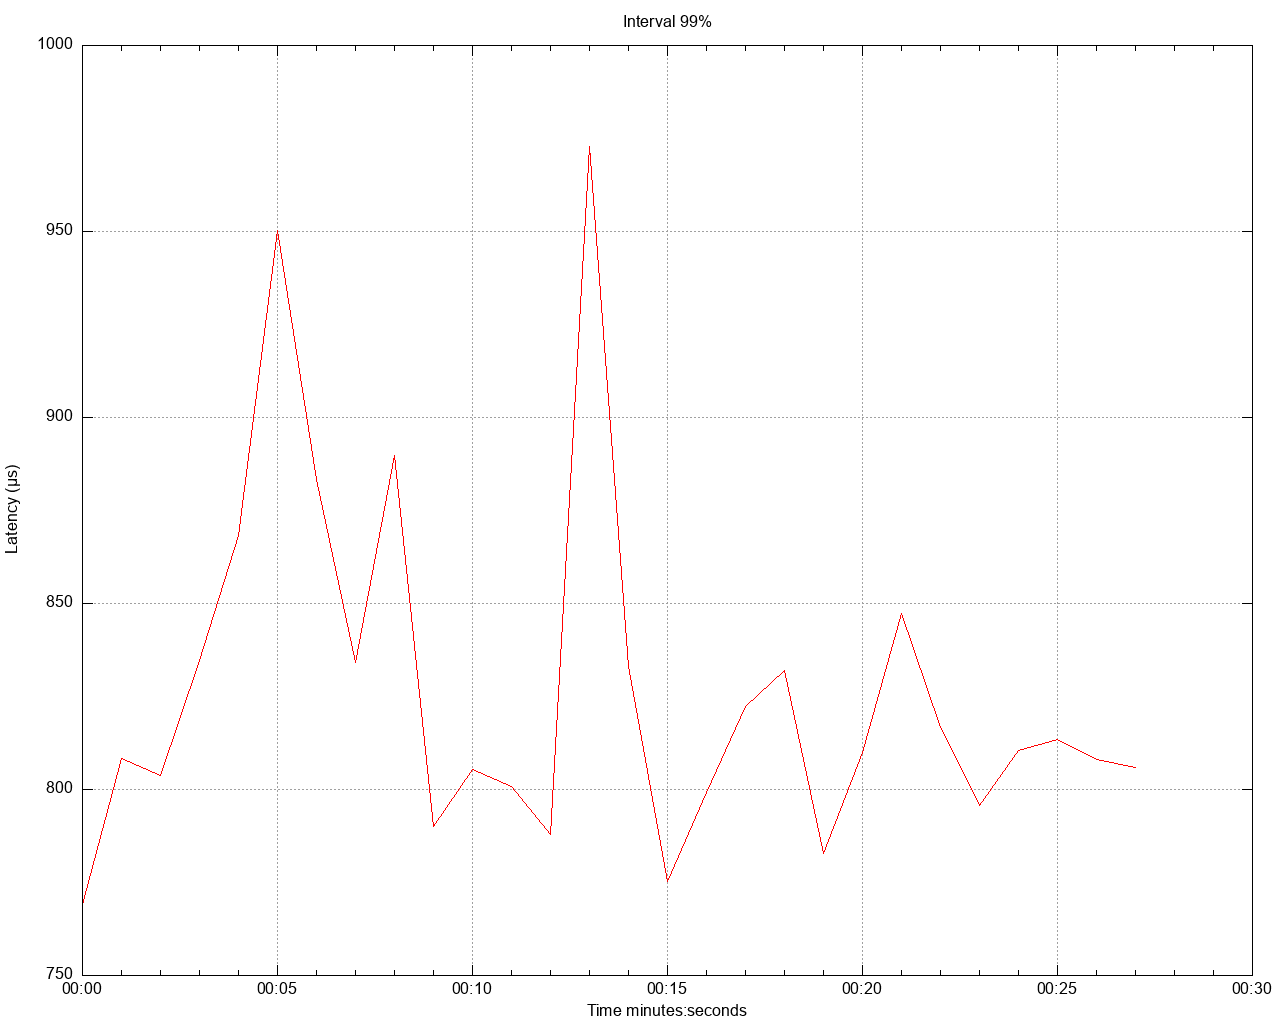

gnuplot code for this plot:
set title 'Interval 99%' noenhanced
set style data lines
set datafile separator ","
set terminal png size 1280,1024
set grid
set key below
set xdata time
set timefmt "%s"
offset = 0
t0(x)=(offset=($0==0) ? x : offset, x - offset)
set xlabel 'Time minutes:seconds'
set ylabel 'Latency (μs)'
set output '/Users/gbarnett/git/hazelcast-simulator/atomiclong-3node-member/atomicreference/latency/latency_interval_99_oneKbWrite.png'
plot \
   '/Users/gbarnett/git/hazelcast-simulator/atomiclong-3node-member/atomicreference/data/latency_interval_99_oneKbWrite_1.data' using (t0(timecolumn(1))):2 title "" lt rgb "red", \
